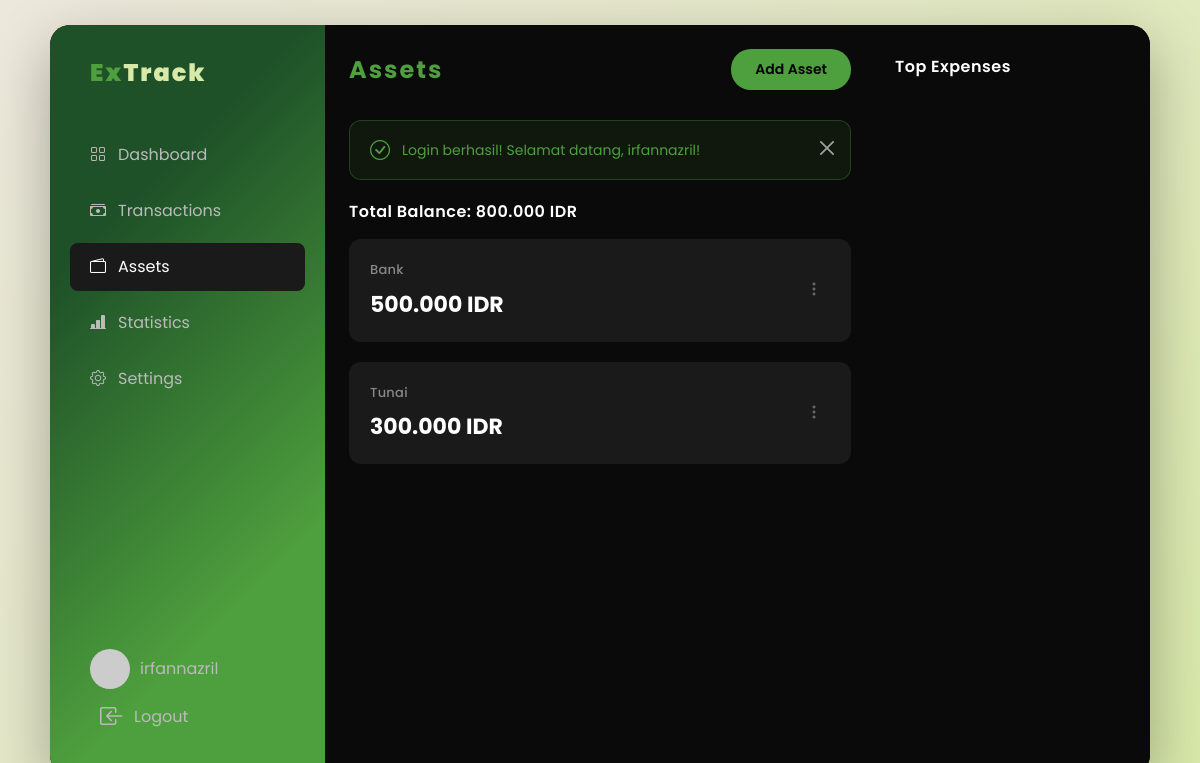
The page /pages/assets.php (signed in) on the database as committed earlier.
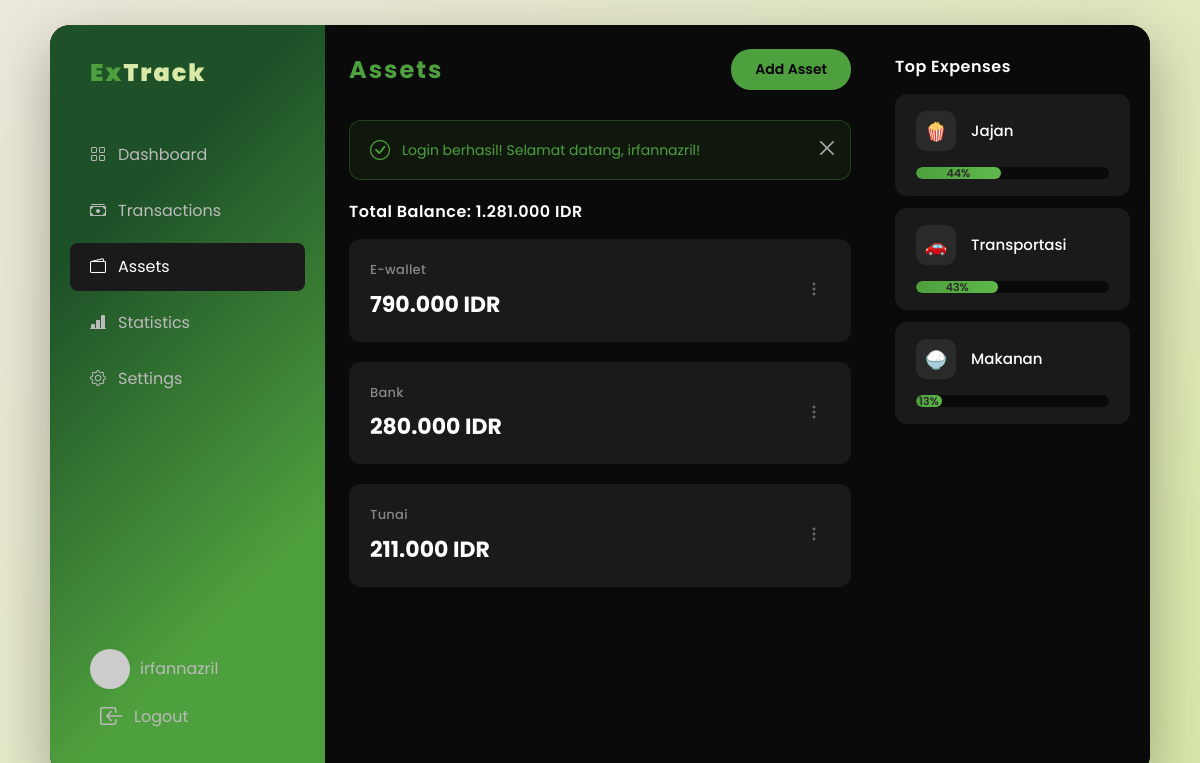
The same page on the database as committed later.
### tables this page shows
CREATE TABLE `assets` (
  `asset_id` int(11) NOT NULL,
  `user_id` int(11) NOT NULL,
  `asset_name` varchar(100) NOT NULL,
  `balance` decimal(15,2) DEFAULT 0.00,
  `created_at` timestamp NOT NULL DEFAULT current_timestamp(),
  `updated_at` timestamp NOT NULL DEFAULT current_timestamp() ON UPDATE current_timestamp()
);

### includes/functions.php (called while the page is built, shortened)
<?php
function format_currency($amount) {
    return number_format($amount, 0, ',', '.');
}

### pages/assets.php (the view, shortened to what this page needs)
<?php
require_once __DIR__ . '/../includes/auth_check.php';
require_once __DIR__ . '/../includes/functions.php';
$stmt = $conn->prepare("SELECT * FROM assets WHERE user_id = ? ORDER BY created_at DESC");
$stmt->execute([$user_id]);
$assets = $stmt->fetchAll();
$stmt = $conn->prepare("SELECT COALESCE(SUM(balance), 0) as total FROM assets WHERE user_id = ?");
$stmt->execute([$user_id]);
$total_balance = $stmt->fetch()['total'];
$stmt = $conn->prepare("
    SELECT c.category_name, c.icon, SUM(t.amount) as total
    FROM transactions t
    JOIN categories c ON t.category_id = c.category_id
    WHERE t.user_id = ? AND t.transaction_type = 'expense'
    GROUP BY c.category_id
    ORDER BY total DESC
    LIMIT 5
");
$stmt->execute([$user_id]);
$top_expenses = $stmt->fetchAll();
$total_expense = array_sum(array_column($top_expenses, 'total'));
?>
<!DOCTYPE html>
<html lang="en" data-bs-theme="dark">
<head>
  <link href="https://cdn.jsdelivr.net/npm/bootstrap@5.3.0/dist/css/bootstrap.min.css" rel="stylesheet">
  <link rel="stylesheet" href="https://cdn.jsdelivr.net/npm/bootstrap-icons@1.10.0/font/bootstrap-icons.css">
  <link rel="stylesheet" href="../assets/css/style.css">
</head>
<body>
  <div class="dashboard-container">
    <div class="row g-0">
      <div class="col-lg-3">
        <?php include __DIR__ . '/../includes/sidebar.php'; ?>
      </div>
      <div class="col-lg-6">
        <div class="main-content">
          <div class="header">
            <div class="menu">Assets</div>
            <button class="add-wallet-btn" data-bs-toggle="modal" data-bs-target="#addAssetModal">Add Asset</button>
          </div>
          <?php include __DIR__ . '/../includes/alert.php'; ?>
          <div class="section-title">Total Balance: <?= format_currency($total_balance) ?> IDR</div>
          <div class="asset-scroll">
            <?php if (empty($assets)): ?>
              <p class="text-muted">Belum ada asset</p>
            <?php else: ?>
              <?php foreach ($assets as $asset): ?>
                <div class="card-balance">
                  <div class="card-info">
                    <div class="card-label"><?= htmlspecialchars($asset['asset_name']) ?></div>
                    <div class="card-amount"><?= format_currency($asset['balance']) ?> IDR</div>
                  </div>
                  <div class="card-menu">
                    <button class="transaction-menu" onclick='editAsset(<?= json_encode($asset) ?>)'>
                      <i class="bi bi-three-dots-vertical"></i>
                    </button>
                  </div>
                </div>
              <?php endforeach; ?>
            <?php endif; ?>
          </div>
        </div>
      </div>
      <div class="col-lg-3">
        <div class="side-content">
          <div class="side-content-title">Top Expenses</div>
          <?php foreach ($top_expenses as $expense): ?>
            <?php $percentage = $total_expense > 0 ? ($expense['total'] / $total_expense) * 100 : 0; ?>
            <div class="stats-item">
              <div class="d-flex align-items-center mb-3">
                <span class="stats-category"><?= $expense['icon'] ?></span>
                <span class="stats-name"><?= htmlspecialchars($expense['category_name']) ?></span>
              </div>
              <div class="progress">
                <div class="progress-bar" style="width: <?= $percentage ?>%"><?= number_format($percentage, 0) ?>%</div>
              </div>
            </div>
          <?php endforeach; ?>
        </div>
      </div>
    </div>
  </div>
</body>
</html>

Rows that differ between the two databases and show on the page:
added assets: asset_name "E-wallet", balance "790.000"
changed assets "Bank": balance "500.000" → "280.000"
changed assets "Tunai": balance "300.000" → "211.000"
Other text that changed with them:
format_currency($total_balance): "800.000" → "1.281.000"
new list line: "🍿 Jajan 44 %"
new list line: "🚗 Transportasi 43 %"
new list line: "🍚 Makanan 13 %"
